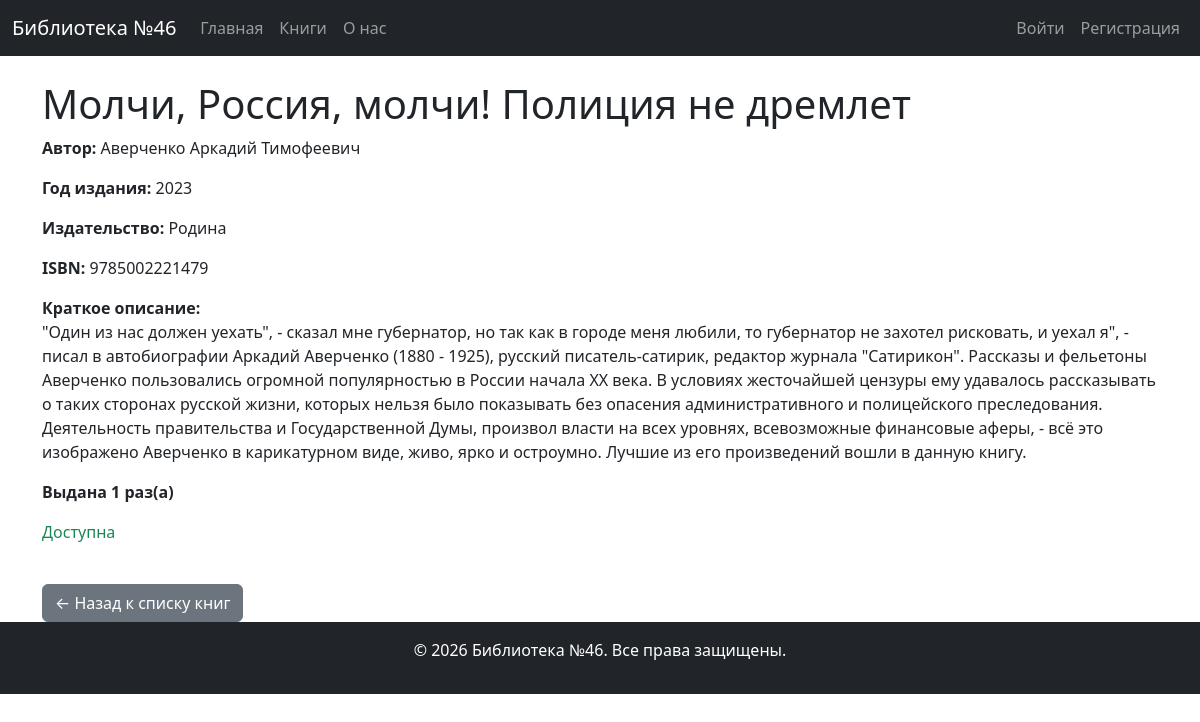
/book/11/, run on an earlier commit of the app's database.
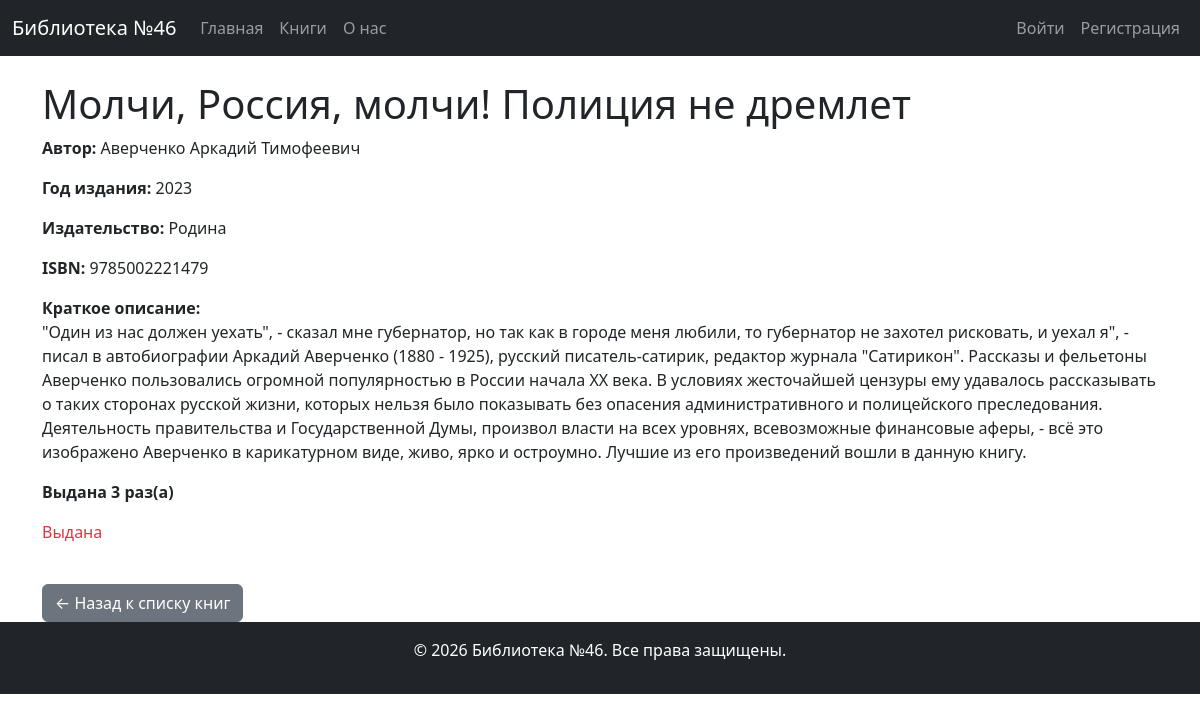
And on a later commit of the database.
### lib_app/models.py (models this page shows, shortened)
class Book(models.Model):
    title = models.CharField(max_length=255)
    author = models.ForeignKey(
        Author,
        on_delete=models.SET_NULL,
        related_name='books',
        null=True,
        blank=True
    )
    publisher = models.ForeignKey(
        Publisher,
        on_delete=models.SET_NULL,
        related_name='books',
        null=True,
        blank=True
    )
    isbn = models.CharField(
        max_length=13,                                          # ISBN должен содержать ровно 13 цифр
        null=True,
        blank=True
    )
    year = models.PositiveIntegerField(
        null=True,
        blank=True,
        validators=[
            MinValueValidator(1),                               # Год должен быть ≥ 1
            MaxValueValidator(datetime.now().year)              # Не больше текущего года
        ]
    )
    short_description = models.TextField(
        default="",
        null=True,
        blank=True
    )
    key_words = models.TextField(
        default="",
        null=True,
        blank=True
    )
    available = models.BooleanField(default=True)               # доступна ли для выдачи
    times_of_issued = models.PositiveIntegerField(default=0)    # сколько раз выдана книга

class Author(models.Model):
    name = models.CharField(max_length=200)
    date_of_birth = models.DateField(null=True, blank=True)
    date_of_death = models.DateField(null=True, blank=True)
    class Meta:
        ordering = ['name']
    def __str__(self):
        return self.name

class Publisher(models.Model):
    name = models.CharField(
        'Название издательства',
        max_length=64,
        unique=True
    )
    class Meta:
        verbose_name = 'Издательство'
        verbose_name_plural = 'Издательства'
        ordering = ['name']
    def __str__(self):
        return self.name

### lib_app/views.py (the view)
# urls.py: path('book/<int:pk>/', BookDetailView.as_view(), name='book_detail'),
class BookDetailView(DetailView):
    model = Book
    def get_context_data(self, **kwargs):
        context = super().get_context_data(**kwargs)
        context['title'] = f'Книга "{self.object.title}"'
        return context

### lib_app/templates/lib_app/book_detail.html (shortened to what this page needs)
{% extends "base.html" %}
{% block content %}
    <h1>{{ book.title }}</h1>
    <p><strong>Автор:</strong> {{ book.author }}</p>
    {% if book.year %}
        <p><strong>Год издания:</strong> {{ book.year }}</p>
    {% else %}
        <p><strong>Год издания:</strong> неизвестен</p>
    {% endif %}
    {% if book.publisher %}
        <p><strong>Издательство:</strong> {{ book.publisher }}</p>
    {% endif %}
    {% if book.isbn %}
        <p><strong>ISBN:</strong> {{ book.isbn }}</p>
    {% endif %}
    {% if book.short_description %}
        <p><strong>Краткое описание:</strong><br>{{ book.short_description }}</p>
    {% endif %}
    <p><strong>Выдана {{ book.times_of_issued }} раз(а)</strong></p>
    {% if book.available %}
        <span class="text-success">Доступна</span>
    {% else %}
        <span class="text-danger">Выдана</span>
    {% endif %}
    <a href="{% url 'book_list' %}" class="btn btn-secondary mt-3">← Назад к списку книг</a>
{% endblock %}

What changed in the data, as far as the page shows it:
changed Book "Молчи, Россия, молчи! Полиция не дремлет": times_of_issued "1" → "3"; available True → False (drawn)
Also different on the page:
text no longer shown: "Доступна"
text now shown: "Выдана"
